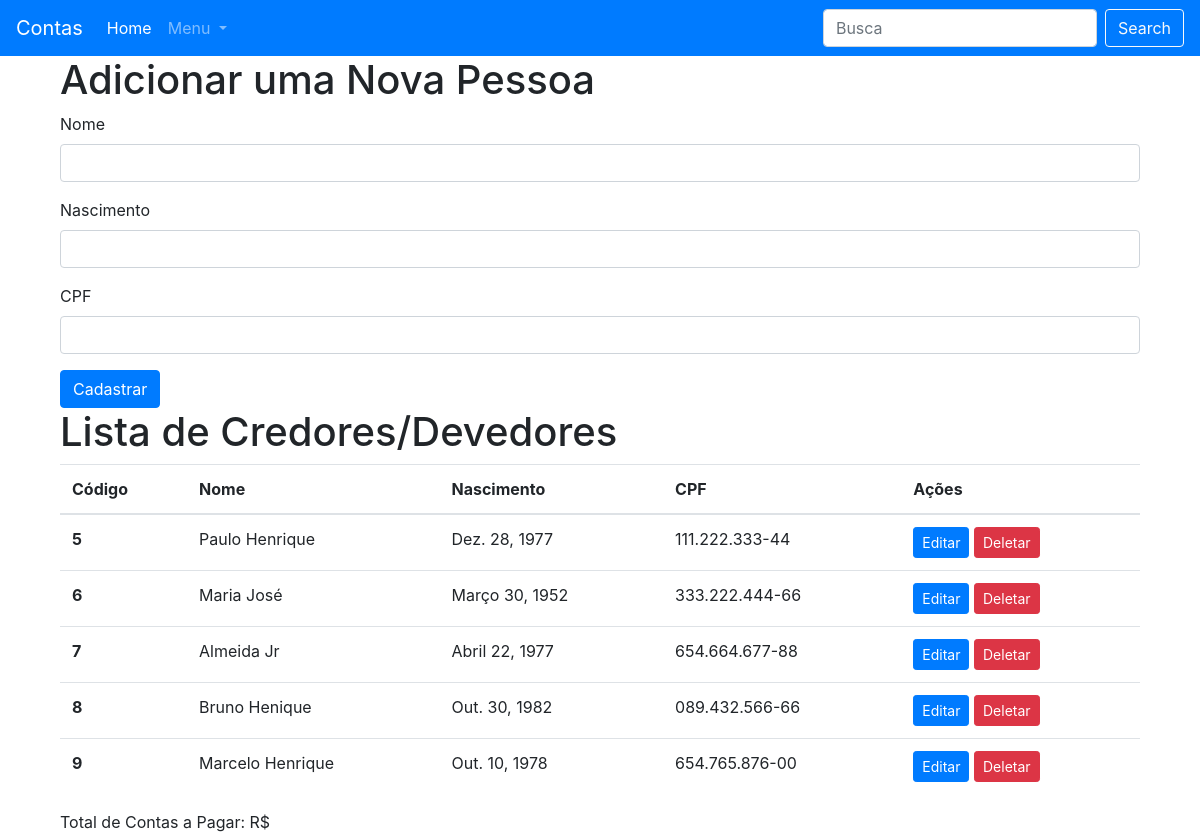
The page /pessoas/ (signed in) on the database its author committed.
### apps/gestor/models.py (models this page shows, shortened)
class Pessoa(models.Model):
    nome = models.CharField(verbose_name='Nome', max_length= 200)
    nascimento = models.DateField(verbose_name='Nascimento')
    cpf = models.CharField(verbose_name='CPF', max_length= 14) #000.000.000-00

### apps/gestor/views.py (the view)
# urls.py: path('pessoas/', views.lista_adicionar_pessoa, name='lista_adicionar_pessoa'),
@login_required(login_url='/login/')
def lista_adicionar_pessoa(request): #forma 2 de Add e Listar
    pessoas = Pessoa.objects.all()
    if request.method == 'POST':
        form = PessoaForm(request.POST)
        if form.is_valid():
            form.save()
            return redirect('gestor:lista_adicionar_pessoa')
    form = PessoaForm()
    return render(request, 'lista_adicionar_pessoa.html', {'form': form, 'pessoas': pessoas})

### apps/gestor/forms.py
class PessoaForm(forms.ModelForm):
    class Meta:
        model = Pessoa
        fields = '__all__'

### templates/lista_adicionar_pessoa.html (shortened to what this page needs)
{% extends 'base.html' %}
{% load widget_tweaks %}
{% block corpo %}
<h1> Adicionar uma Nova Pessoa </h1>
<form action="" method="post">
    <div class="form-group">
        <label for="{{ form.nome.id_for_label }}">{{ form.nome.label }}</label>
        {% render_field form.nome class="form-control" %}
    </div>
    <div class="form-group">
        <label for="{{ form.nascimento.id_for_label }}">{{ form.nascimento.label }}</label>
        {% render_field form.nascimento class="form-control" %}
    </div>
    <div class="form-group">
        <label for="{{ form.cpf.id_for_label }}">{{ form.cpf.label }}</label>
        {% render_field form.cpf class="form-control" %}
    </div>
    <button type="submit" class="btn btn-primary"> Cadastrar </button>
</form>
<h1>Lista de Credores/Devedores</h1>
<table class="table table-hover">
    <thead>
        <tr>
            <th scope="col">Código</th>
            <th scope="col">Nome</th>
            <th scope="col">Nascimento</th>
            <th scope="col">CPF</th>
            <th scope="col">Ações</th>
        </tr>
    </thead>
    <tbody>
        {% for pessoa in pessoas %}
        <tr>
            <th scope="row">{{ pessoa.id}}</th>
            <td>{{ pessoa.nome}}</td>
            <td>{{ pessoa.nascimento}}</td>
            <td>{{ pessoa.cpf}}</td>
            <td colspan="2">
                <a href="{% url 'gestor:editar_pessoa' pessoa.id %}" class="btn btn-primary btn-sm">Editar</a>
                <a href="{% url 'gestor:deletar_pessoa' pessoa.id %}"class="btn btn-danger btn-sm">Deletar</a>
            </td>
        </tr>
        {% endfor %}
    </tbody>
</table>
<span>Total de Contas a Pagar: R$ {{total}}</span>
{% endblock corpo %}

### rows shown on the page
Pessoa: id "5", nome "Paulo Henrique", nascimento "Dez. 28, 1977", cpf "111.222.333-44"
Pessoa: id "6", nome "Maria José", nascimento "Março 30, 1952", cpf "333.222.444-66"
Pessoa: id "7", nome "Almeida Jr", nascimento "Abril 22, 1977", cpf "654.664.677-88"
Pessoa: id "8", nome "Bruno Henique", nascimento "Out. 30, 1982", cpf "089.432.566-66"
Pessoa: id "9", nome "Marcelo Henrique", nascimento "Out. 10, 1978", cpf "654.765.876-00"
